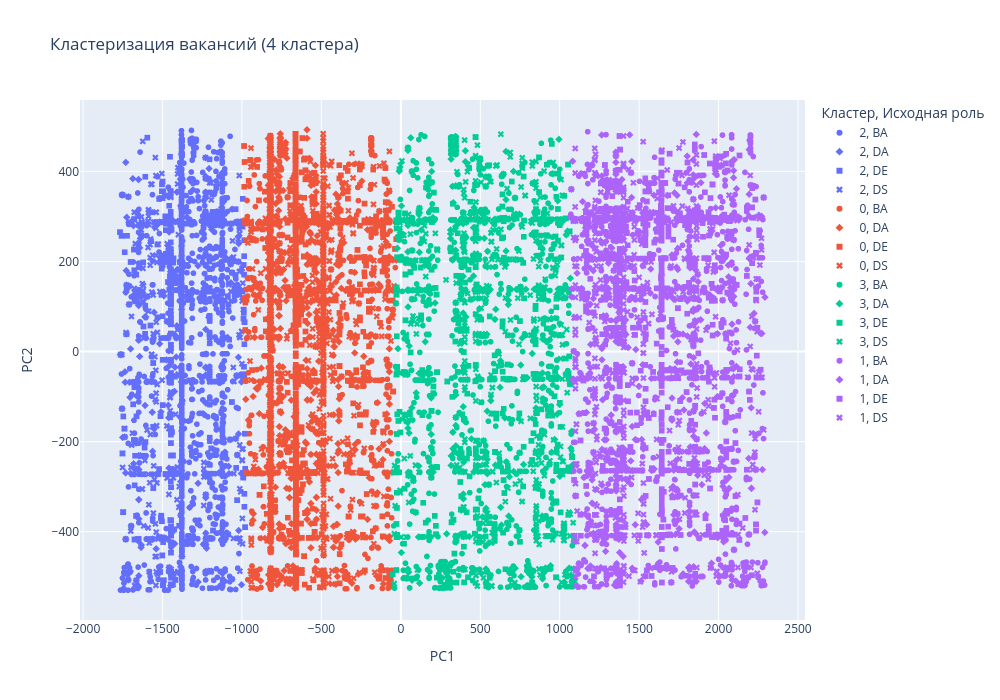

Notebook code cell kept with this figure:
### Code cell
from sklearn.decomposition import PCA
import plotly.express as px

pca = PCA(n_components=2, random_state=42)
X_pca = pca.fit_transform(X)

vis_df = pd.DataFrame({
    'PC1': X_pca[:, 0],
    'PC2': X_pca[:, 1],
    'cluster': df['cluster'].astype(str),
    'role': df['role']
})

fig = px.scatter(
    vis_df, x='PC1', y='PC2', color='cluster', symbol='role',
    title='Кластеризация вакансий (4 кластера)',
    labels={'cluster': 'Кластер', 'role': 'Исходная роль'},
    width=1000, height=700
)
fig.show()

### Figure 1 — Plotly figure (JSON) as saved in the notebook; plotly's stock layout.template omitted (floating-point values rounded to 4 significant figures; data arrays with more than 128 entries replaced by an {"elided": "..."} marker saying what was removed)
{"data": [{"hovertemplate": "Кластер=2<br>Исходная роль=BA<br>PC1=%{x}<br>PC2=%{y}<extra></extra>", "legendgroup": "2, BA", "marker": {"color": "#636efa", "symbol": "circle"}, "mode": "markers", "name": "2, BA", "showlegend": true, "type": "scattergl", "x": {"elided": "1726 float values"}, "xaxis": "x", "y": {"elided": "1726 float values"}, "yaxis": "y"}, {"hovertemplate": "Кластер=2<br>Исходная роль=DA<br>PC1=%{x}<br>PC2=%{y}<extra></extra>", "legendgroup": "2, DA", "marker": {"color": "#636efa", "symbol": "diamond"}, "mode": "markers", "name": "2, DA", "showlegend": true, "type": "scattergl", "x": {"elided": "242 float values"}, "xaxis": "x", "y": {"elided": "242 float values"}, "yaxis": "y"}, {"hovertemplate": "Кластер=2<br>Исходная роль=DE<br>PC1=%{x}<br>PC2=%{y}<extra></extra>", "legendgroup": "2, DE", "marker": {"color": "#636efa", "symbol": "square"}, "mode": "markers", "name": "2, DE", "showlegend": true, "type": "scattergl", "x": {"elided": "297 float values"}, "xaxis": "x", "y": {"elided": "297 float values"}, "yaxis": "y"}, {"hovertemplate": "Кластер=2<br>Исходная роль=DS<br>PC1=%{x}<br>PC2=%{y}<extra></extra>", "legendgroup": "2, DS", "marker": {"color": "#636efa", "symbol": "x"}, "mode": "markers", "name": "2, DS", "showlegend": true, "type": "scattergl", "x": {"elided": "480 float values"}, "xaxis": "x", "y": {"elided": "480 float values"}, "yaxis": "y"}, {"hovertemplate": "Кластер=0<br>Исходная роль=BA<br>PC1=%{x}<br>PC2=%{y}<extra></extra>", "legendgroup": "0, BA", "marker": {"color": "#EF553B", "symbol": "circle"}, "mode": "markers", "name": "0, BA", "showlegend": true, "type": "scattergl", "x": {"elided": "607 float values"}, "xaxis": "x", "y": {"elided": "607 float values"}, "yaxis": "y"}, {"hovertemplate": "Кластер=0<br>Исходная роль=DA<br>PC1=%{x}<br>PC2=%{y}<extra></extra>", "legendgroup": "0, DA", "marker": {"color": "#EF553B", "symbol": "diamond"}, "mode": "markers", "name": "0, DA", "showlegend": true, "type": "scattergl", "x": {"elided": "1142 float values"}, "xaxis": "x", "y": {"elided": "1142 float values"}, "yaxis": "y"}, {"hovertemplate": "Кластер=0<br>Исходная роль=DE<br>PC1=%{x}<br>PC2=%{y}<extra></extra>", "legendgroup": "0, DE", "marker": {"color": "#EF553B", "symbol": "square"}, "mode": "markers", "name": "0, DE", "showlegend": true, "type": "scattergl", "x": {"elided": "1046 float values"}, "xaxis": "x", "y": {"elided": "1046 float values"}, "yaxis": "y"}, {"hovertemplate": "Кластер=0<br>Исходная роль=DS<br>PC1=%{x}<br>PC2=%{y}<extra></extra>", "legendgroup": "0, DS", "marker": {"color": "#EF553B", "symbol": "x"}, "mode": "markers", "name": "0, DS", "showlegend": true, "type": "scattergl", "x": {"elided": "1697 float values"}, "xaxis": "x", "y": {"elided": "1697 float values"}, "yaxis": "y"}, {"hovertemplate": "Кластер=3<br>Исходная роль=BA<br>PC1=%{x}<br>PC2=%{y}<extra></extra>", "legendgroup": "3, BA", "marker": {"color": "#00cc96", "symbol": "circle"}, "mode": "markers", "name": "3, BA", "showlegend": true, "type": "scattergl", "x": {"elided": "842 float values"}, "xaxis": "x", "y": {"elided": "842 float values"}, "yaxis": "y"}, {"hovertemplate": "Кластер=3<br>Исходная роль=DA<br>PC1=%{x}<br>PC2=%{y}<extra></extra>", "legendgroup": "3, DA", "marker": {"color": "#00cc96", "symbol": "diamond"}, "mode": "markers", "name": "3, DA", "showlegend": true, "type": "scattergl", "x": {"elided": "333 float values"}, "xaxis": "x", "y": {"elided": "333 float values"}, "yaxis": "y"}, {"hovertemplate": "Кластер=3<br>Исходная роль=DE<br>PC1=%{x}<br>PC2=%{y}<extra></extra>", "legendgroup": "3, DE", "marker": {"color": "#00cc96", "symbol": "square"}, "mode": "markers", "name": "3, DE", "showlegend": true, "type": "scattergl", "x": {"elided": "382 float values"}, "xaxis": "x", "y": {"elided": "382 float values"}, "yaxis": "y"}, {"hovertemplate": "Кластер=3<br>Исходная роль=DS<br>PC1=%{x}<br>PC2=%{y}<extra></extra>", "legendgroup": "3, DS", "marker": {"color": "#00cc96", "symbol": "x"}, "mode": "markers", "name": "3, DS", "showlegend": true, "type": "scattergl", "x": {"elided": "759 float values"}, "xaxis": "x", "y": {"elided": "759 float values"}, "yaxis": "y"}, {"hovertemplate": "Кластер=1<br>Исходная роль=BA<br>PC1=%{x}<br>PC2=%{y}<extra></extra>", "legendgroup": "1, BA", "marker": {"color": "#ab63fa", "symbol": "circle"}, "mode": "markers", "name": "1, BA", "showlegend": true, "type": "scattergl", "x": {"elided": "917 float values"}, "xaxis": "x", "y": {"elided": "917 float values"}, "yaxis": "y"}, {"hovertemplate": "Кластер=1<br>Исходная роль=DA<br>PC1=%{x}<br>PC2=%{y}<extra></extra>", "legendgroup": "1, DA", "marker": {"color": "#ab63fa", "symbol": "diamond"}, "mode": "markers", "name": "1, DA", "showlegend": true, "type": "scattergl", "x": {"elided": "536 float values"}, "xaxis": "x", "y": {"elided": "536 float values"}, "yaxis": "y"}, {"hovertemplate": "Кластер=1<br>Исходная роль=DE<br>PC1=%{x}<br>PC2=%{y}<extra></extra>", "legendgroup": "1, DE", "marker": {"color": "#ab63fa", "symbol": "square"}, "mode": "markers", "name": "1, DE", "showlegend": true, "type": "scattergl", "x": {"elided": "803 float values"}, "xaxis": "x", "y": {"elided": "803 float values"}, "yaxis": "y"}, {"hovertemplate": "Кластер=1<br>Исходная роль=DS<br>PC1=%{x}<br>PC2=%{y}<extra></extra>", "legendgroup": "1, DS", "marker": {"color": "#ab63fa", "symbol": "x"}, "mode": "markers", "name": "1, DS", "showlegend": true, "type": "scattergl", "x": {"elided": "973 float values"}, "xaxis": "x", "y": {"elided": "973 float values"}, "yaxis": "y"}], "layout": {"height": 700, "legend": {"title": {"text": "Кластер, Исходная роль"}, "tracegroupgap": 0}, "title": {"text": "Кластеризация вакансий (4 кластера)"}, "width": 1000, "xaxis": {"anchor": "y", "domain": [0, 1], "title": {"text": "PC1"}}, "yaxis": {"anchor": "x", "domain": [0, 1], "title": {"text": "PC2"}}}}
